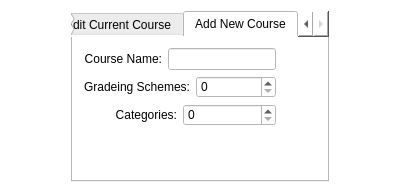
<?xml version="1.0" encoding="UTF-8"?>
<ui version="4.0">
 <class>MainWindow</class>
 <widget class="QMainWindow" name="MainWindow">
  <property name="geometry">
   <rect>
    <x>0</x>
    <y>0</y>
    <width>400</width>
    <height>193</height>
   </rect>
  </property>
  <property name="sizePolicy">
   <sizepolicy hsizetype="Preferred" vsizetype="Preferred">
    <horstretch>0</horstretch>
    <verstretch>0</verstretch>
   </sizepolicy>
  </property>
  <property name="windowTitle">
   <string>MainWindow</string>
  </property>
  <property name="styleSheet">
   <string notr="true">background-color: white;</string>
  </property>
  <widget class="QWidget" name="centralWidget">
   <layout class="QHBoxLayout" name="horizontalLayout">
    <item>
     <spacer name="horizontalSpacer">
      <property name="orientation">
       <enum>Qt::Horizontal</enum>
      </property>
      <property name="sizeHint" stdset="0">
       <size>
        <width>40</width>
        <height>20</height>
       </size>
      </property>
     </spacer>
    </item>
    <item>
     <layout class="QVBoxLayout" name="verticalLayout_2">
      <item>
       <widget class="QTabWidget" name="tabWidget">
        <property name="currentIndex">
         <number>2</number>
        </property>
        <widget class="QWidget" name="homeTab">
         <attribute name="title">
          <string>Home</string>
         </attribute>
        </widget>
        <widget class="QWidget" name="editTab">
         <attribute name="title">
          <string>Edit Current Course</string>
         </attribute>
        </widget>
        <widget class="QWidget" name="addTab">
         <attribute name="title">
          <string>Add New Course</string>
         </attribute>
         <layout class="QVBoxLayout" name="verticalLayout_3">
          <item>
           <layout class="QHBoxLayout" name="horizontalLayout_2">
            <property name="sizeConstraint">
             <enum>QLayout::SetFixedSize</enum>
            </property>
            <property name="rightMargin">
             <number>40</number>
            </property>
            <item>
             <widget class="QLabel" name="label">
              <property name="text">
               <string>Course Name:</string>
              </property>
              <property name="alignment">
               <set>Qt::AlignRight|Qt::AlignTrailing|Qt::AlignVCenter</set>
              </property>
             </widget>
            </item>
            <item>
             <widget class="QLineEdit" name="lineEdit">
              <property name="sizePolicy">
               <sizepolicy hsizetype="Fixed" vsizetype="Fixed">
                <horstretch>0</horstretch>
                <verstretch>0</verstretch>
               </sizepolicy>
              </property>
              <property name="maximumSize">
               <size>
                <width>300</width>
                <height>16777215</height>
               </size>
              </property>
             </widget>
            </item>
           </layout>
          </item>
          <item>
           <layout class="QHBoxLayout" name="horizontalLayout_3">
            <property name="sizeConstraint">
             <enum>QLayout::SetFixedSize</enum>
            </property>
            <property name="rightMargin">
             <number>40</number>
            </property>
            <item>
             <widget class="QLabel" name="label_2">
              <property name="layoutDirection">
               <enum>Qt::LeftToRight</enum>
              </property>
              <property name="text">
               <string>Gradeing Schemes:</string>
              </property>
              <property name="alignment">
               <set>Qt::AlignRight|Qt::AlignTrailing|Qt::AlignVCenter</set>
              </property>
             </widget>
            </item>
            <item>
             <widget class="QSpinBox" name="spinBox"/>
            </item>
           </layout>
          </item>
          <item>
           <layout class="QHBoxLayout" name="horizontalLayout_4">
            <property name="sizeConstraint">
             <enum>QLayout::SetFixedSize</enum>
            </property>
            <property name="rightMargin">
             <number>40</number>
            </property>
            <item>
             <widget class="QLabel" name="label_3">
              <property name="text">
               <string>Categories:</string>
              </property>
              <property name="alignment">
               <set>Qt::AlignRight|Qt::AlignTrailing|Qt::AlignVCenter</set>
              </property>
             </widget>
            </item>
            <item>
             <widget class="QSpinBox" name="spinBox_2"/>
            </item>
           </layout>
          </item>
          <item>
           <spacer name="verticalSpacer">
            <property name="orientation">
             <enum>Qt::Vertical</enum>
            </property>
            <property name="sizeHint" stdset="0">
             <size>
              <width>20</width>
              <height>40</height>
             </size>
            </property>
           </spacer>
          </item>
         </layout>
        </widget>
       </widget>
      </item>
     </layout>
    </item>
    <item>
     <spacer name="horizontalSpacer_2">
      <property name="orientation">
       <enum>Qt::Horizontal</enum>
      </property>
      <property name="sizeHint" stdset="0">
       <size>
        <width>40</width>
        <height>20</height>
       </size>
      </property>
     </spacer>
    </item>
   </layout>
  </widget>
 </widget>
 <layoutdefault spacing="6" margin="11"/>
 <resources/>
 <connections/>
</ui>
